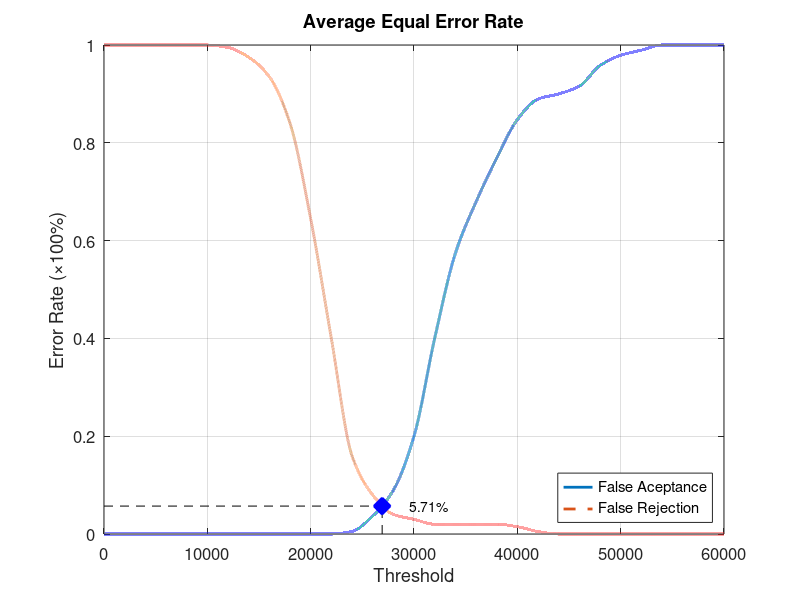
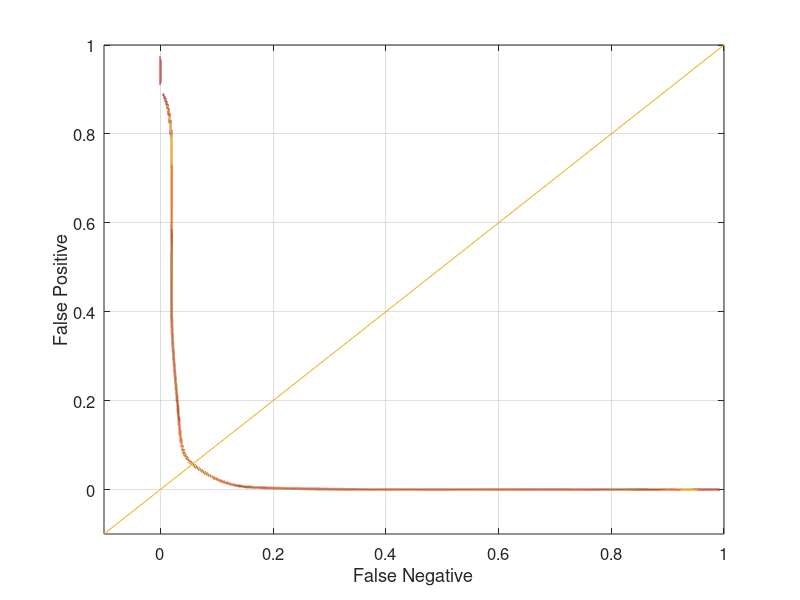

These figures' MATLAB source, in order:
function yEER = Database3_1
close all;
clear;
clc;
x = 0:2000:60000;
xq = 0:0.5:60000;

y0 = [0 0 0 0 0 0 0 0 0 0 0 0 0.00526316 0.0368421 0.0894737 0.2 0.4 0.573684 0.678947 0.768421 0.847368 0.889474 0.9 0.915789 0.957895 0.978947 0.989474 1 1 1 1];
yy0 = interp1(x, y0, xq, 'pchip');
y1 = [1 1 1 1 1 1 0.995 0.975 0.935 0.84 0.645 0.4 0.16 0.08 0.04 0.03 0.02 0.02 0.02 0.02 0.015 0.005 0 0 0 0 0 0 0 0 0];
yy1 = interp1(x, y1, xq, 'pchip');

% Calculating EER: 
y2 = abs(y0 - y1);
find(y2 == min(y2))
yy2 = abs(yy0 - yy1);
xEER = find(yy2 == min(yy2));
xEERIndex = xq(xEER) % X-axis EER
yEER = yy0(xEER) % Y-axis EER

main = figure
plot(xq, yy0,'-','LineWidth', 2);	hold on
plot(xq, yy1,'--','LineWidth', 2);	hold on
plot([xEERIndex xEERIndex], [0 yEER], 'k--');	hold on
plot([0 xEERIndex], [yEER yEER], 'k--');	hold on
plot(xEERIndex, yEER, 'bx', 'LineWidth', 10);	hold on
text(xEERIndex + 10 * xEERIndex / 100, yEER, [num2str(round((10000 * yEER)) / 100) '%'])
legend('False Aceptance', 'False Rejection', 'Location', 'SouthEast')
xlabel('Threshold')
ylabel('Error Rate (\times100%)')
title('Average Equal Error Rate')
set(gca, 'FontSize', 12)
axis([0 60000 0 1])
grid on

print(main, 'Database3_1Main', '-dpng');
FNRxFPR = figure('Color', [1 1 1]);
plot(yy1, yy0, '-', yy1, yy0, 'LineWidth', 2);
hold on
y = -0.1:0.1:1
plot(y, y); 
set(gca, 'FontSize', 12)
xlabel('False Negative')
ylabel('False Positive')
axis([-0.1 1 -0.1 1])
set(gca, 'FontSize', 12)
grid on

print(FNRxFPR, 'Database3_1FNRxFPR','-dpng');
end
